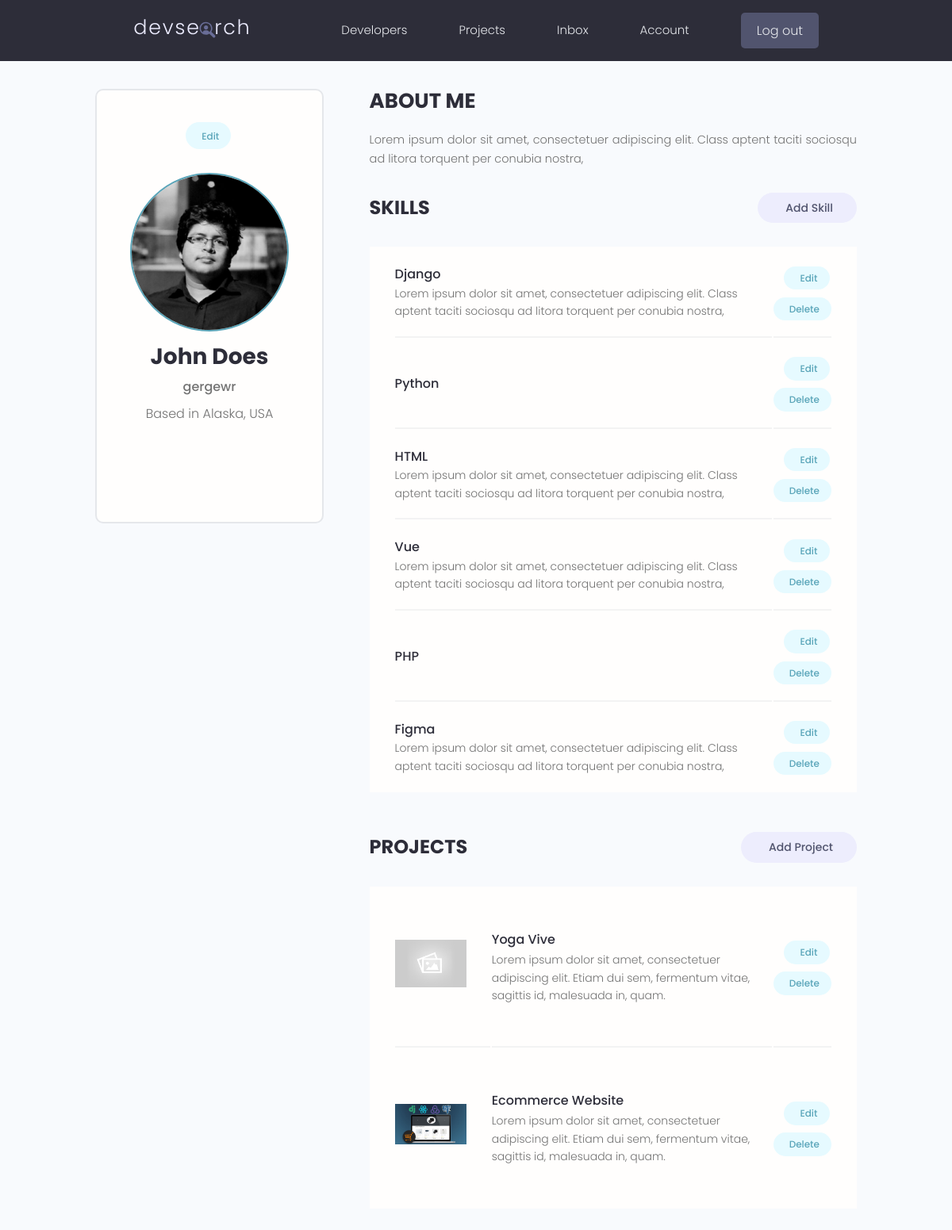
/account/ (signed in), run on the app's committed database.
### users/models.py (models this page shows, shortened)
class Profile(models.Model):
    user = models.OneToOneField(User, on_delete=models.CASCADE, null=True, blank=True)
    username = models.CharField(max_length=200, blank=True, null=True)
    location = models.CharField(max_length=200, blank=True, null=True)
    name = models.CharField(max_length=200, blank=True, null=True)
    email = models.EmailField(max_length=500, blank=True, null=True)
    short_intro = models.CharField(max_length=200, blank=True, null=True)
    bio = models.TextField(blank=True, null=True)
    profile_image = models.ImageField(null=True, blank=True, upload_to='profiles/', default='profiles/user-default.png')
    social_github = models.CharField(max_length=200, blank=True, null=True)
    social_twitter = models.CharField(max_length=200, blank=True, null=True)
    social_linkedin = models.CharField(max_length=200, blank=True, null=True)
    social_youtube = models.CharField(max_length=200, blank=True, null=True)
    social_website = models.CharField(max_length=200, blank=True, null=True)
    created = models.DateTimeField(auto_now_add=True)
    id = models.UUIDField(default=uuid.uuid4, unique=True, primary_key=True, editable=False)
    class Meta:
        ordering = ['-created']
    @property
    def imageURL(self):
        try:
            url = self.profile_image.url
        except:
            url = ''
        return url

class Skill(models.Model):
    owner = models.ForeignKey(Profile, on_delete=models.CASCADE, null=True, blank=True)
    name = models.CharField(max_length=200, blank=True, null=True)
    description = models.TextField(null=True, blank=True)
    created = models.DateTimeField(auto_now_add=True)
    id = models.UUIDField(default=uuid.uuid4, unique=True, primary_key=True, editable=False)

### projects/models.py (models this page shows, shortened)
class Project(models.Model):
    owner = models.ForeignKey(Profile, null=True, blank=True, on_delete=models.CASCADE)
    title = models.CharField(max_length=200)
    description = models.TextField(null=True, blank=True)
    featured_image = models.ImageField(null=True, blank=True, default='default.jpg')
    demo_link = models.CharField(max_length=2000, null=True, blank=True)
    source_link = models.CharField(max_length=2000, null=True, blank=True)
    tags = models.ManyToManyField('Tag', blank=True)
    vote_total = models.IntegerField(default=0, null=True, blank=True)
    vote_ratio = models.IntegerField(default=0, null=True, blank=True)
    created = models.DateTimeField(auto_now_add=True)
    id = models.UUIDField(default=uuid.uuid4, unique=True, primary_key=True, editable=False)
    class Meta:
        ordering = ['-vote_ratio', '-vote_total', 'title']
    @property
    def imageURL(self):
        try:
            url = self.featured_image.url
        except:
            url = ''
        return url

### users/views.py (the view)
# urls.py: path('account/', views.userAccount, name='account'),
@login_required(login_url='login')
def userAccount(request):
    profile = request.user.profile
    skills = profile.skill_set.all()
    projects = profile.project_set.all()
    context = {'profile': profile, 'skills': skills, 'projects': projects}
    return render(request, 'users/account.html', context)

### users/templates/users/account.html (shortened to what this page needs)
{% extends 'main.html' %}
{% block content %}
<main class="settingsPage profile my-md">
    <div class="container">
        <div class="layout">
        <div class="column column--1of3">
            <div class="card text-center">
            <div class="card__body dev">
                <a class="tag tag--pill tag--main settings__btn" href="{% url 'edit-account' %}"> Edit</a>
                <img class="avatar avatar--xl dev__avatar" src="{{ profile.imageURL }}" />
                <h2 class="dev__name">{{ profile.name }}</h2>
                <p class="dev__title">{{ profile.short_intro }}</p>
                <p class="dev__location">Based in {{ profile.location }}</p>
                <ul class="dev__social">
                </ul>
            </div>
            </div>
        </div>
        <div class="column column--2of3">
            <div class="devInfo">
                <h3 class="devInfo__title">About Me</h3>
                <p class="devInfo__about">{{ profile.bio }}</p>
            </div>
            <div class="settings">
                <h3 class="settings__title">Skills</h3>
                <a class="tag tag--pill tag--sub settings__btn tag--lg" href="{% url 'create-skill' %}"> Add Skill</a>
            </div>
            <table class="settings__table">
            {% for skill in skills %}
            <tr>
                <td class="settings__tableInfo">
                    <h4>{{ skill.name }}</h4>
                    <p>{{ skill.description }}</p>
                </td>
                <td class="settings__tableActions">
                    <a class="tag tag--pill tag--main settings__btn" href="{% url 'update-skill' skill.id %}"> Edit</a>
                    <a class="tag tag--pill tag--main settings__btn" href="{% url 'delete-skill' skill.id %}?next=/account"> Delete</a>
                </td>
            </tr>
            {% endfor %}
            </table>
            <div class="settings">
            <h3 class="settings__title">Projects</h3>
            <a class="tag tag--pill tag--sub settings__btn tag--lg" href="{% url 'create-project' %}"> Add Project</a>
            </div>
            <table class="settings__table">
            {% for project in projects %}
            <tr>
                <td class="settings__thumbnail">
                <a href="{% url 'project' project.id %}"><img src="{{ project.imageURL }}" alt="Project Thumbnail" /></a>
                </td>
                <td class="settings__tableInfo">
                <a href="{% url 'project' project.id %}">{{ project.title }}</a>
                <p>{{ project.description|slice:'150' }}</p>
                </td>
                <td class="settings__tableActions">
                <a class="tag tag--pill tag--main settings__btn" href="{% url 'update-project' project.id %}"> Edit</a>
                <a class="tag tag--pill tag--main settings__btn" href="{% url 'delete-project' project.id %}?next=/account"> Delete</a>
                </td>
            </tr>
            {% endfor %}
            </table>
        </div>
        </div>
    </div>
</main>
{% endblock content %}

### static/styles/app.css (style rules this page uses)
:root { --color-sub: #2d2d39; }
.card { border: 2px solid var(--color-light); }
img { width: 100%; }
.profile .card > .dev { padding: 4rem; }
.dev__avatar { display: block; margin: auto; }
.dev__name { color: var(--color-sub); font-size: 2.8rem; font-weight: 700; margin-top: 1rem; margin-bottom: 0.5rem; }
.dev__title { font-size: 1.6rem; font-weight: 500; line-height: 1.3; }
.dev__location { margin-top: 1rem; }
.dev__social { margin: 3rem 0; list-style: none; display: flex; justify-content: center; gap: 1.5rem; }
.devInfo { margin-bottom: 3rem; }
.devInfo__title, .devInfo__subtitle { font-size: 2.6rem; color: var(--color-sub); text-transform: uppercase; font-weight: 700; margin-bottom: 1.5rem; }
.devInfo__about, .devSkill__info { font-size: 1.45rem; line-height: 1.7; text-align: justify; }
.settingsPage .dev > .settings__btn { display: inline-block; margin-bottom: 3rem; }
.settings { display: flex; justify-content: space-between; align-items: center; }
.settings__title { font-size: 2.4rem; text-transform: uppercase; font-weight: 700; color: var(--color-sub); }
.settings__table { margin-top: 3rem; margin-bottom: 5rem; padding: 0 3rem; background: var(--color-white); }
.settings__table tr { width: 100%; }
.settings__table tr > td { padding: 2rem 0; }
.settings__table tr:not(:last-child) td { border-bottom: 2px solid var(--color-white-light); }
.settings__thumbnail { width: 23%; min-width: 10rem; }
.settings__thumbnail img { padding-right: 3rem; height: 15rem; object-fit: contain; }
.settings__tableInfo { width: 100%; }
.settings__tableInfo h4, .settings__tableInfo a { padding-right: 1rem; width: auto; font-size: 1.6rem; font-weight: 500; color: var(--color-sub); }
.settings__tableInfo p { font-size: 1.4rem; }
.settings__tableActions { text-align: right; }

### static/uikit/styles/modules/_variables.css (style rules this page uses)
:root { --color-main: #5aa5b9; --color-main-light: #e6faff; --color-sub: #3f4156; --color-sub-light: #51546e; --color-sub-lighter: #ededfd; --color-text: #737373; --color-gray: #8b8b8b; --color-light: #e5e7eb; --color-light-gray: #767676; --color-bg: #f8fafd; --color-white: #fffefd; --color-white-light: #f3f3f3; --color-success: #359e64; --color-success-bg: #def8e8; --color-error: #fc4b0b; --color-error-bg: #fff2ee; --font-base: 'Poppins', arial, helvetica, 'Segoe UI', roboto, ubuntu, sans-serif; --font-monospace: 'Fira Code', 'Courier New', courier, monospace; --font-regular: 300; --font-medium: 500; --font-bold: 700; --generic-shadow: 1px 1px 5px #00000010; --generic-transition: all 0.3s ease-in-out; }

### static/uikit/styles/modules/_base.css (style rules this page uses)
* { margin: 0; padding: 0; box-sizing: border-box; text-rendering: optimizeLegibility; color: inherit; font-size: inherit; }
html { font-size: 50%; }
@media only screen and (min-width: 480px) { html { font-size: 56.25%; } }
@media only screen and (min-width: 1200px) { html { font-size: 62.5%; } }
body { line-height: 1.6; font-weight: 400; font-size: 1.5rem; color: var(--color-text); background-color: var(--color-bg); min-height: 100vh; }

### static/uikit/styles/modules/_typography.css (style rules this page uses)
* { font-family: var(--font-base); }
h2 { font-size: 3.6rem; font-weight: var(--font-bold); }
h3 { font-size: 3.2rem; font-weight: var(--font-medium); }
h4 { font-size: 2.8rem; font-weight: var(--font-medium); }
p, span, strong { font-size: 1.6rem; color: var(--color-text); font-weight: var(--font-regular); }
a { padding-bottom: 2px; text-decoration: none; display: inline-block; color: var(--color-main); font-weight: var(--font-medium); }

### static/uikit/styles/modules/_utilities.css (style rules this page uses)
.container { width: 92%; max-width: 165rem; margin: 0 auto; box-sizing: border-box; }
@media screen and (min-width: 1000px) { .container { width: 90%; } }
@media screen and (min-width: 1200px) { .container { width: 80%; } }
.text-center { text-align: center; }
.my-md { margin: 3rem auto; }

### static/uikit/styles/modules/_avatar.css (style rules this page uses)
.avatar { border-radius: 50%; border: 2px solid var(--color-main); object-fit: cover; }
.avatar--xl { height: 20rem; width: 20rem; }

### static/uikit/styles/modules/_card.css (style rules this page uses)
.card { border-radius: 1rem; background-color: var(--color-white); border: 1.5px solid var(--color-light); width: auto; height: auto; margin-top: 0.5rem; margin-bottom: 0.5rem; overflow: hidden; }
.card__body, .card__header { padding: 2rem 2.5rem; }

### static/uikit/styles/modules/_layout.css (style rules this page uses)
.layout { display: flex; flex-flow: row wrap; justify-content: space-between; }
.layout > .column { margin-bottom: 3rem; }
.layout > .column.column--1of3 { flex-basis: 30%; }
.layout > .column.column--2of3 { flex-basis: 64%; }

### data on the page
Profile: imageURL (picture), name "John Does", short_intro "gergewr", location "Alaska, USA", bio "Lorem ipsum dolor sit amet, consectetuer adipiscing elit. Class aptent taciti sociosqu ad litora torquent per conubia nostra,"
Skill: name "Django", description "Lorem ipsum dolor sit amet, consectetuer adipiscing elit. Class aptent taciti sociosqu ad litora torquent per conubia nostra,"
Skill: name "Python"
Skill: name "HTML", description "Lorem ipsum dolor sit amet, consectetuer adipiscing elit. Class aptent taciti sociosqu ad litora torquent per conubia nostra,"
Skill: name "Vue", description "Lorem ipsum dolor sit amet, consectetuer adipiscing elit. Class aptent taciti sociosqu ad litora torquent per conubia nostra,"
Skill: name "PHP"
Skill: name "Figma", description "Lorem ipsum dolor sit amet, consectetuer adipiscing elit. Class aptent taciti sociosqu ad litora torquent per conubia nostra,"
Project: imageURL (placeholder picture), title "Yoga Vive", description "Lorem ipsum dolor sit amet, consectetuer adipiscing elit. Etiam dui sem, fermentum vitae, sagittis id, malesuada in, quam."
Project: imageURL (picture), title "Ecommerce Website", description "Lorem ipsum dolor sit amet, consectetuer adipiscing elit. Etiam dui sem, fermentum vitae, sagittis id, malesuada in, quam."
